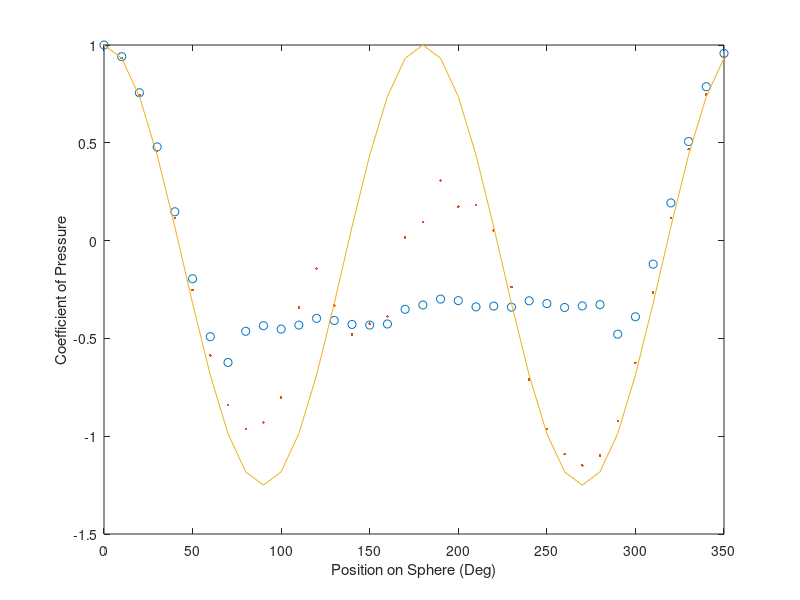

This chart was generated by the following MATLAB code:
clear all; clc;
[p40 p50 p60 p70r1 p70r2 p80] = ...
    textread('PressureDistribution.csv', '%f %f %f %f %f %f','delimiter', ',');

freeStreamPres = [99219.37853 99219.70053 99218.87136 99219.3745 ...
    99219.48318 99218.43665]'; %Pa
radiusOfSphereAir = .216/2;
n = 0:10:350

coeffPres40 = (p40-freeStreamPres(1))/(p40(1) - freeStreamPres(1))
coeffPres50 = (p50-freeStreamPres(2))/(p50(1) - freeStreamPres(2))
coeffPres60 = (p60-freeStreamPres(3))/(p60(1) - freeStreamPres(3))
coeffPres70r1 = (p70r1-freeStreamPres(4))/(p70r1(1) - freeStreamPres(4))
coeffPres70r2 = (p70r2-freeStreamPres(5))/(p70r2(1) - freeStreamPres(5))
coeffPres80 = (p80-freeStreamPres(6))/(p80(1) - freeStreamPres(6))

theoryCoeffPres = 1-2.25*(sind(n).^2);

plot(n, coeffPres40, 'o', n, coeffPres80,'.', n, theoryCoeffPres);
xlabel('Position on Sphere (Deg)');
ylabel('Coefficient of Pressure');